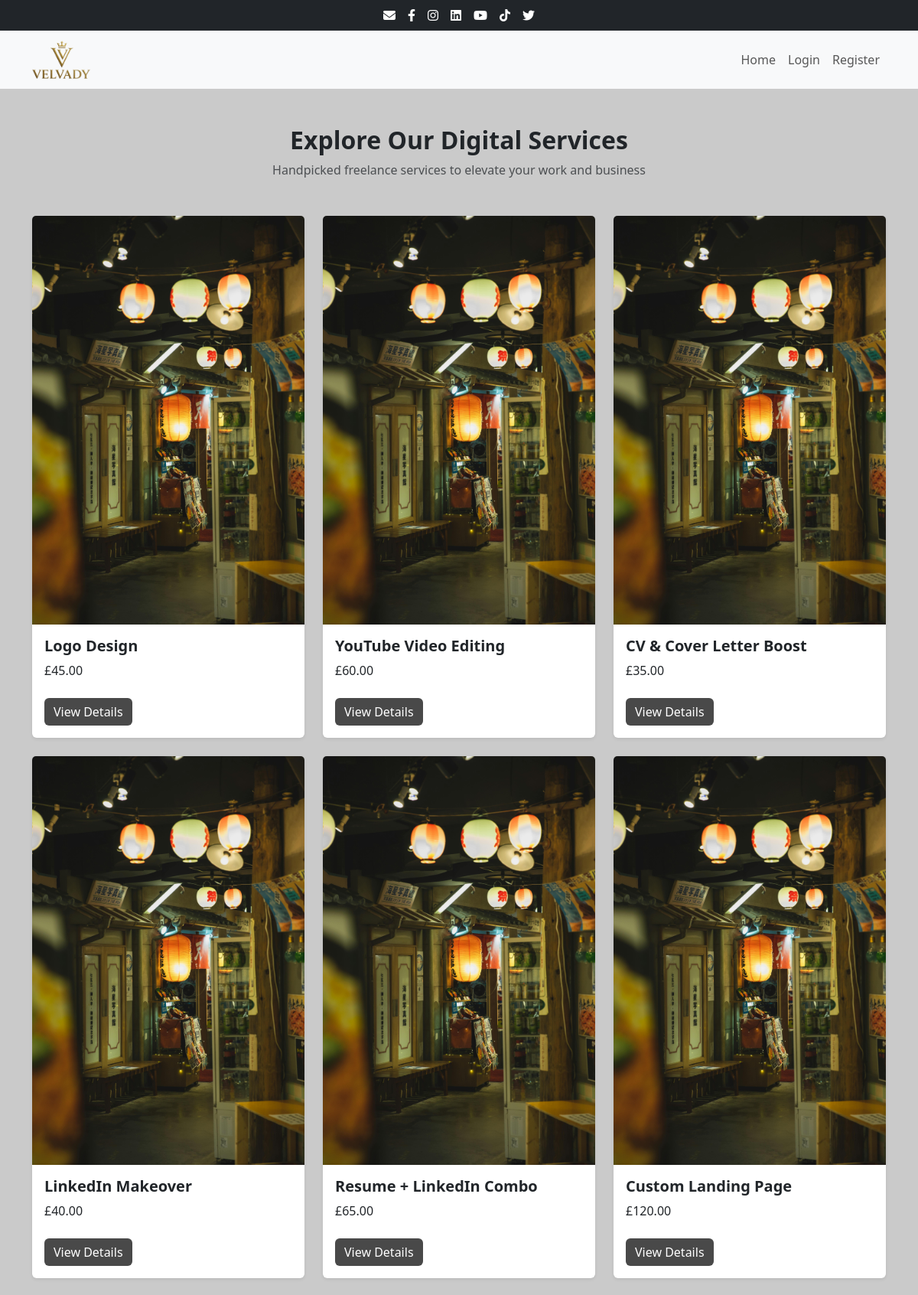
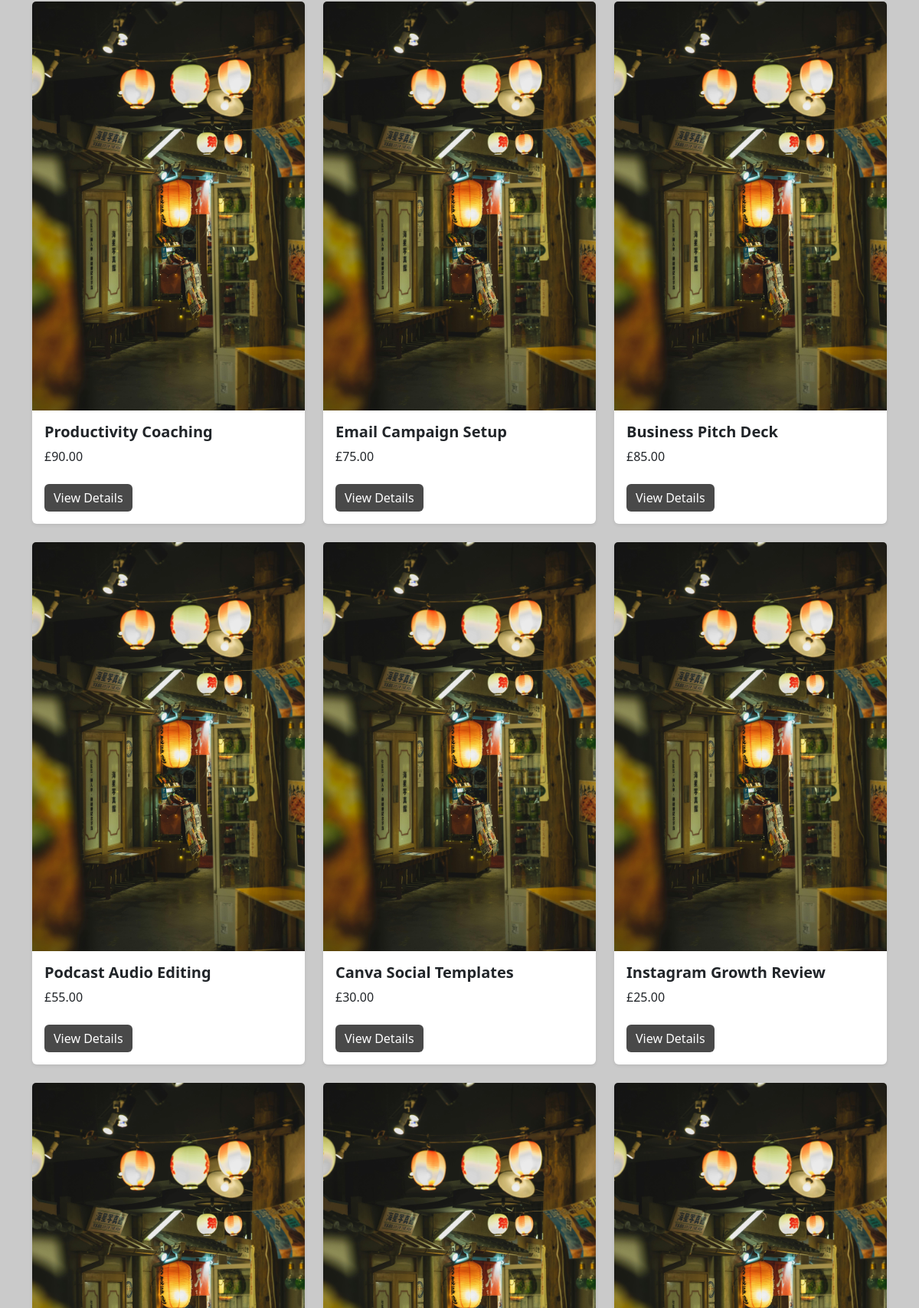
Page /accounts/services/ (upper part) on the committed database (2 pictures, top to bottom).
### products/models.py (models this page shows, shortened)
class Service(models.Model):
    title = models.CharField(max_length=200, unique=True)
    slug = models.SlugField(max_length=200, unique=True, blank=True)
    description = models.TextField()
    price = models.DecimalField(max_digits=6, decimal_places=2)
    image = models.ImageField(upload_to='products/')
    is_active = models.BooleanField(default=True)
    created_at = models.DateTimeField(auto_now_add=True)
    updated_at = models.DateTimeField(auto_now=True)

### products/views.py (the view)
# urls.py: path('services/', product_list_view, name='services'),
def product_list_view(request):
    services = Service.objects.filter(is_active=True)
    return render(request, 'products/product_list.html', {'services': services})

### products/templates/products/product_list.html (shortened to what this page needs)
{% extends "core/base.html" %}
{% load static %}
{% block content %}
<div class="container my-5">
    <div class="text-center mb-5">
        <h2 class="fw-bold">Explore Our Digital Services</h2>
        <p class="text-muted">Handpicked freelance services to elevate your work and business</p>
    </div>
    <div class="row g-4">
        {% for service in services %}
        <div class="col-md-4">
            <div class="card h-100 shadow-sm border-0">
                {% if service.image %}
                    <img src="{{ service.image.url }}" class="card-img-top" alt="{{ service.title }}">
                {% else %}
                    <img src="{% static 'core/images/default_service.jpg' %}" class="card-img-top" alt="Default image">
                {% endif %}
                <div class="card-body">
                    <h5 class="card-title fw-semibold">{{ service.title }}</h5>
                    <p class="card-text">£{{ service.price }}</p>
                    <a href="{% url 'service_detail' slug=service.slug %}" class="btn btn-custom mt-2">View Details</a>
                </div>
            </div>
        </div>
        {% empty %}
        <div class="col-12 text-center">
            <p class="text-muted">No services available at the moment.</p>
        </div>
        {% endfor %}
    </div>
</div>
{% endblock %}

### core/static/core/css/styles.css (style rules this page uses)
* { margin: 0; padding: 0; box-sizing: border-box; }
body { background-color: #cacaca; font-family: 'Segoe UI', Tahoma, Geneva, Verdana, sans-serif; }
.btn-custom { background-color: #494949; color: #ffffff; border: none; font-weight: 500; transition: background-color 0.3s ease, color 0.3s ease; }
.container.my-5 { margin-top: 3rem !important; margin-bottom: 3rem !important; }
.card.h-100 { display: flex; flex-direction: column; }
.card.h-100 .card-body { flex-grow: 1; }

### rows in the picture
Service: title "Logo Design", price "45.00"
Service: title "YouTube Video Editing", price "60.00"
Service: title "CV & Cover Letter Boost", price "35.00"
Service: title "LinkedIn Makeover", price "40.00"
Service: title "Resume + LinkedIn Combo", price "65.00"
Service: title "Custom Landing Page", price "120.00"
Service: title "Productivity Coaching", price "90.00"
Service: title "Email Campaign Setup", price "75.00"
Service: title "Business Pitch Deck", price "85.00"
Service: title "Podcast Audio Editing", price "55.00"
Service: title "Canva Social Templates", price "30.00"
Service: title "Instagram Growth Review", price "25.00"
